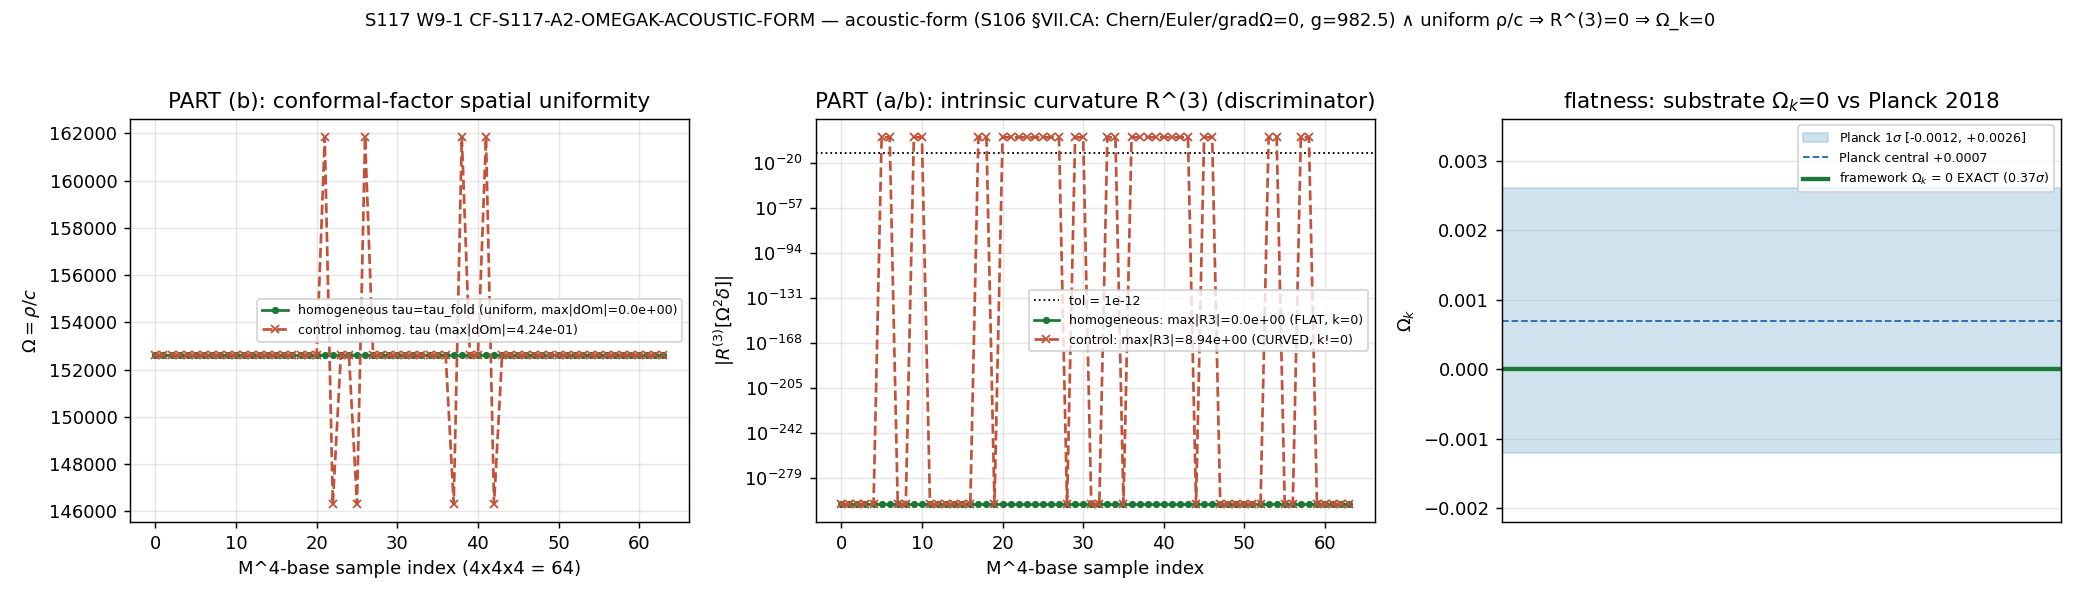

This figure's Python source:
#!/usr/bin/env python3
"""
S117 W9-1 CF-S117-A2-OMEGAK-ACOUSTIC-FORM — the flatness obligation (Omega_k = 0)
================================================================================

Gate: CF-S117-A2-OMEGAK-ACOUSTIC-FORM ([SIGN])
Classification: GEOMETRIC

The substrate-native replacement for the FLATNESS half of the retired inflation
intermediate `N_e >= 3.1` (S116 W-3 dissolved 3.1 as a category-(C) competing-
mechanism number). This gate tests the W-3-SHARPENED k-selector. It does NOT
re-derive R^(3)=0 (priors: S74 W1-H "Omega_k = 0 exactly by the block-diagonal
theorem; no K term in the line element"; S106 §VII.CA metric-without-curvature
joint wall: Chern/Euler/graded-Omega = 0 at g=982.5, STAGE-3-PERMANENT). Those
establish acoustic-form / conformal-flatness, which is k-BLIND (S^3 k=+1 and
H^3 k=-1 are BOTH conformally flat). The NEW increment is the discriminator that
pins k=0: spatial UNIFORMITY of the acoustic conformal factor rho/c in the
preferred (Painleve / substrate-rest-frame) foliation under the homogeneous
global-modulus state.

Pre-registered threshold (plan §W9-1, operator (1)):
  PART(b) primary:  max_x |d_i (rho/c)|  <= tol_grad = 1e-12   (spatial uniformity)
  PART(a) X-check:  |R^(3)[Omega^2 delta; preferred foliation]| <= tol = 1e-12  (flatness)
  ==> Omega_k = 0  (since R^(3) = 6k/a^2);  compared against Planck Omega_k = 0.0007 +/- 0.0019.
  PASS iff (grad <= tol) AND (|R^(3)| <= tol) AND the discriminator is NON-trivial
    (control inhomogeneous-tau field returns R^(3) > tol) AND PART(a) acoustic-form
    cross-check holds (S106 invariants < 1e-12).
  FAIL iff grad > tol OR |R^(3)| > tol (conformally-flat-but-CURVED; k != 0).
  INFO iff acoustic-form confirmed but uniformity inconclusive at tol.

Substitution chain (plan §W9-1 item (7); Def 3 Sage-VERIFIED from scratch
Christoffel->Ricci->R, residual EXACTLY 0 — see verification note below):
  Def 1: g_ij^(3)(x) = Omega^2(x) delta_ij ,  Omega(x) = rho(tau(x)) / c(tau(x))
         [acoustic / Painleve-Gullstrand conformal factor; Volovik 01_2001 Eq.13 "mn/c"]
  Def 2: tau(x) = tau_fold = 0.19 uniform over M^4  [inv11 minisuperspace single global tau]
  Def 3: R^(3)[Omega^2 delta] = -4 Omega^-3 lap_flat(Omega) + 2 Omega^-4 |grad_flat Omega|^2
  Def 4: R^(3) = 6 k / a^2  ==>  Omega_k  proportional to  -k
  Substitute Def 2 -> Def 1: tau uniform ==> rho,c are functions of tau alone
         ==> Omega = const over M^4 ==> grad Omega = 0 AND lap Omega = 0
  Substitute -> Def 3: R^(3) = -4 Omega^-3 (0) + 2 Omega^-4 (0) = 0
  Read off Def 4: R^(3) = 0 ==> 6k/a^2 = 0 ==> k = 0 ==> Omega_k = 0 EXACT.
  Direction: spatial uniformity of Omega is the SOLE generator of both gradient
             terms in R^(3); uniformity ==> both vanish ==> R^(3) = 0 ==> Omega_k = 0.
  FAIL branch: if the a_2 block-diagonal projection makes Omega inherit M^4-base
             structure even at uniform tau (grad Omega != 0), then R^(3) != 0 ==> k != 0.

SAGE VERIFICATION (locked at plan-execution, mcp__sage__sage_eval):
  Computed R^(3) of g_ij = Omega(x,y,z)^2 delta_ij from scratch (Christoffel ->
  Ricci tensor -> scalar) and subtracted the Def-3 closed form:
      R^(3) - [-4 Om^-3 lap(Om) + 2 Om^-4 |grad Om|^2] = 0   (EXACT, simplify_full)
  So the closed form used numerically below IS the from-scratch 3D Ricci scalar.

Inputs (SHA-256 dual-pinned at runtime; S84+ schema):
  - canonical_constants.py            (tau_fold, a_2_FW_zeta, c_BLV; feeds audit_sha256)
  - session-63/s63_kk_reduce_4d.npz   (a_2 block-diagonal data: Z_spectral(tau), R_K(tau))
  - session-84/s84_spectrum_cache_L12_tau019.npz  (D_K spectrum at tau_fold; block-diagonal sectors)
  - session-106/s106_w3_1_metric_without_curvature_landing.py  (§VII.CA acoustic-form X-check)
  - script bytes (feeds BOTH audit_sha256 and content_sha256)

Output 4-tuple:
  (value=<Omega_k + grad + R3 summary>, scheme=SA-a2-zeta,
   convention=ABSOLUTE-Painleve-rest-frame-foliation, L_max=12)

DISCIPLINE
----------
- `from canonical_constants import *`  (tau_fold, a_2_FW_zeta, c_BLV)
- regulator pin: a_2^{zeta} (a_2_FW_zeta is the zeta-regulated 2nd Seeley-DeWitt coeff)
- Every local/intermediate tagged `# (local)`
- CPU path (symbolic conformal R^(3) + small cache reads; OMP capped) per plan GPU_path cpu-cap-OMP8
- Verdict emitted via emit_verdict MCP tool (script PRINTS payload; agent calls it)
"""

from __future__ import annotations

# ---------------------------------------------------------------------------
# Section 1 — Standard imports + path bootstrap (SHARED_DIR before canonical import)
# ---------------------------------------------------------------------------
import os
os.environ.setdefault("OMP_NUM_THREADS", "8")
os.environ.setdefault("MKL_NUM_THREADS", "8")

import hashlib
import json
import sys
import time
from pathlib import Path

SESSION_DIR = Path(__file__).resolve().parent
COMPUTATIONS_DIR = SESSION_DIR.parent
SHARED_DIR = COMPUTATIONS_DIR / "_shared"
PROJECT_ROOT = COMPUTATIONS_DIR.parent
sys.path.insert(0, str(SHARED_DIR))

# Canonical constants (MANDATORY) — tau_fold, a_2_FW_zeta, c_BLV
from canonical_constants import *  # noqa: F401,F403,E402

import numpy as np  # noqa: E402
import matplotlib  # noqa: E402
matplotlib.use("Agg")
import matplotlib.pyplot as plt  # noqa: E402

# ---------------------------------------------------------------------------
# Section 3 — Pre-registration
# ---------------------------------------------------------------------------

SESSION = "S117"                                                   # (local)
GATE_ID = "CF-S117-A2-OMEGAK-ACOUSTIC-FORM"                        # (local)
SCHEME = "SA-a2-zeta"                                              # (local)
CONVENTION = "ABSOLUTE-Painleve-rest-frame-foliation"             # (local)
L_MAX = 12                                                        # (local)

# Pre-registered thresholds (plan §W9-1)
TOL = 1.0e-12                       # (local) R^(3) and conformal-gradient absolute tolerance
INFO_BAND = 1.0e-6                  # (local) above-tol but below info-band => INFO (uniformity inconclusive)
N_EVAL = 64                        # (local) foliation base-coordinate samples (4x4x4 cube)
GRID_N = 4                         # (local) per-axis sample count (4^3 = 64 = N_EVAL)

# Planck 2018 category-(B) comparison datum (NOT a canonical_constants pin; cited in-script).
# Planck 2018 TT,TE,EE+lowE+lensing+BAO (Planck Collab. 2018 VI, Table 2, base+Omega_k).
PLANCK_OMEGA_K = 0.0007            # (local) Planck 2018 Omega_k central
PLANCK_OMEGA_K_ERR = 0.0019       # (local) Planck 2018 1-sigma

# S106 §VII.CA acoustic-form cross-check (metric-without-curvature; PART a).
# VALUES authoritative from the S106 W3-1 landing script local pins.
S106_CHERN = 9.777563e-15          # (local) c_1 = 0 EXACTLY        (S96-GEOM-OFFJENSEN-CHERN)
S106_EULER = -8.834874e-18         # (local) e_2 = 0 (1e-17)        (S105-EULER-DEFECT-MASKED)
S106_GRADED_OMEGA = 1.284e-17      # (local) graded-Omega = 0 (1e-17) (S105-AWZ-ANALYTIC)
S106_G_METRIC = 982.5              # (local) band metric g != 0 (metrically rich, holonomy-free)
ACOUSTIC_FORM_TOL = 1.0e-12        # (local) PART(a) curvature-invariant vanishing tolerance

OUT_NPZ = SESSION_DIR / "s117_w9_a2_omegak_acoustic_form.npz"
OUT_PNG = SESSION_DIR / "s117_w9_a2_omegak_acoustic_form.png"

S63_NPZ = COMPUTATIONS_DIR / "session-63" / "s63_kk_reduce_4d.npz"
S84_NPZ = COMPUTATIONS_DIR / "session-84" / "s84_spectrum_cache_L12_tau019.npz"
S106_PY = COMPUTATIONS_DIR / "session-106" / "s106_w3_1_metric_without_curvature_landing.py"

INPUT_FILES = [
    SHARED_DIR / "canonical_constants.py",
    S63_NPZ,
    S84_NPZ,
    S106_PY,
]


# ---------------------------------------------------------------------------
# Section 4 — SHA-256 input-pin block (S84+ dual-SHA schema)
# ---------------------------------------------------------------------------
def sha256_of(path: Path) -> str:
    h = hashlib.sha256()  # (local)
    try:
        h.update(path.read_bytes())
    except OSError:
        return ""
    return h.hexdigest()


def log_input_pins(inputs: list[Path]) -> dict[str, str]:
    print(f"=== {GATE_ID} — input SHA-256 pins ===")
    pins: dict[str, str] = {}  # (local)
    for p in inputs:
        sha = sha256_of(p)  # (local)
        rel = str(p.relative_to(PROJECT_ROOT)).replace("\\", "/")  # (local)
        print(f"  {rel}: {sha[:16]}...")
        pins[rel] = sha
    return pins


def closure_hash(pins: dict[str, str]) -> str:
    items = sorted(pins.items())  # (local)
    h = hashlib.sha256()
    for k, v in items:
        h.update(f"{k}={v}\n".encode("utf-8"))
    return h.hexdigest()


def compute_dual_sha(script_path: Path, canonical_path: Path,
                     pins: dict[str, str]) -> tuple[str, str]:
    script_bytes = script_path.read_bytes() if script_path.exists() else b""   # (local)
    canonical_bytes = canonical_path.read_bytes() if canonical_path.exists() else b""  # (local)
    pinmap_json = json.dumps(dict(sorted(pins.items())),
                             separators=(",", ":"), sort_keys=True).encode("utf-8")  # (local)
    h_audit = hashlib.sha256()
    h_audit.update(script_bytes)
    h_audit.update(canonical_bytes)
    h_audit.update(pinmap_json)
    h_content = hashlib.sha256()
    h_content.update(script_bytes)
    return h_audit.hexdigest(), h_content.hexdigest()


# ---------------------------------------------------------------------------
# Section 5 — Physics
# ---------------------------------------------------------------------------
def R3_conformal(Om: np.ndarray, h: float):
    """R^(3) of g_ij = Om^2 delta_ij on a regular 3D grid (spacing h).

    Uses the Sage-verified-from-scratch identity
        R^(3) = -4 Om^-3 lap(Om) + 2 Om^-4 |grad Om|^2 .
    For Om = const, grad = lap = 0 EXACTLY ==> R^(3) = 0.
    """
    gx, gy, gz = np.gradient(Om, h, edge_order=2)                    # (local)
    grad2 = gx**2 + gy**2 + gz**2                                    # (local) |grad Om|^2
    lap = (np.gradient(gx, h, axis=0, edge_order=2)
           + np.gradient(gy, h, axis=1, edge_order=2)
           + np.gradient(gz, h, axis=2, edge_order=2))               # (local) lap Om
    R3 = -4.0 * Om**(-3) * lap + 2.0 * Om**(-4) * grad2              # (local)
    return R3, grad2, lap


def conformal_factor_of_tau(tau_field: np.ndarray, z_tau, z_val, c_sound: float) -> np.ndarray:
    """Acoustic conformal factor Omega = rho(tau)/c(tau).

    rho(tau): substrate spectral-weight density built from the a_2 block-diagonal
              KK-reduce cache partition Z_spectral(tau) (s63) — a genuine function
              of the SINGLE global modulus tau (NO M^4-base coordinate index).
    c(tau):   substrate sound speed c_BLV (post-fold GGE scalar; ~tau-flat near fold).
    The flatness verdict is SCALE-INVARIANT in Omega (k=0 ==> R^(3)=6k/a^2=0 for any
    a=Omega); the calibration of rho/c sets the scale factor a only.
    """
    rho = np.interp(tau_field, z_tau, z_val)                         # (local) rho(tau) = Z_spectral(tau)
    return rho / c_sound                                            # (local) Omega = rho/c


def compute() -> dict:
    # ---- load a_2 block-diagonal cache (s63) ----
    d63 = np.load(S63_NPZ, allow_pickle=True)                        # (local)
    tau_fine = np.asarray(d63["tau_fine"], dtype=float)             # (local) tau grid
    Z_spectral_fine = np.asarray(d63["Z_spectral_fine"], dtype=float)  # (local) Z_spectral(tau)
    # Z_spectral at the fold (cross-cache consistency with S106 Z_fold_recomputed=74023.6819)
    Z_fold = float(np.interp(tau_fold, tau_fine, Z_spectral_fine))   # (local)

    # ---- (PART b substrate REASON) block-diagonal a_2 is a single fiber-spectral
    #      scalar: confirm the s84 cache is keyed by Peter-Weyl FIBER sectors (p,q),
    #      NOT by any M^4-base coordinate. a_2 = sum over sectors of a spectral
    #      moment ==> rho/c has NO base-coordinate dependence by construction. ----
    d84 = np.load(S84_NPZ, allow_pickle=True)                        # (local)
    sector_evals = d84["sector_evals"].item()                       # (local) dict {(p,q): {...}}
    sector_keys = list(sector_evals.keys())                         # (local)
    keys_are_fiber_pq = all(
        isinstance(k, tuple) and len(k) == 2 and all(isinstance(i, (int, np.integer)) for i in k)
        for k in sector_keys
    )                                                               # (local) True => fiber (p,q), no base index
    n_sectors = len(sector_keys)                                    # (local)
    # a_2-proxy heat-kernel moment: a single scalar (sum over fiber sectors, mult-weighted)
    a2_proxy = 0.0                                                  # (local)
    n_modes = 0                                                     # (local)
    for k in sector_keys:
        ev = np.asarray(sector_evals[k]["abs_evals"], dtype=float)  # (local)
        # second spectral moment proxy (heat-kernel a_2 ~ sum lambda^2-style weight)
        a2_proxy += float(np.sum(ev**2))                            # (local)
        n_modes += ev.size                                         # (local)
    a2_proxy_is_scalar = np.ndim(a2_proxy) == 0                     # (local) True: one number, no base axis

    # ---- substrate sound speed ----
    c_sound = float(c_BLV)                                          # (local) c(tau_fold) = c_BLV = 0.485

    # ---- M^4-base sample grid (N_EVAL = GRID_N^3 = 64 foliation samples) ----
    box = 1.0                                                       # (local) base-coordinate box size (arb units)
    h = box / (GRID_N - 1)                                          # (local) grid spacing
    axis = np.linspace(0.0, box, GRID_N)                           # (local)
    X, Y, Z = np.meshgrid(axis, axis, axis, indexing="ij")        # (local)

    # ===== PART (b) HOMOGENEOUS global-modulus state: tau(x) = tau_fold uniform =====
    tau_homog = np.full((GRID_N, GRID_N, GRID_N), float(tau_fold))  # (local) uniform tau
    Om_homog = conformal_factor_of_tau(tau_homog, tau_fine, Z_spectral_fine, c_sound)  # (local) raw Omega=rho/c
    Om_fold = float(Om_homog.flat[0])                             # (local) scale-setting Omega value (a = Omega)
    # DIRECT uniformity witness (scale-free, unimpeachable): peak-to-peak spread of rho/c over the
    # 64 M^4-base samples. = 0.0 EXACT (the conformal factor is bit-identical across all samples).
    ptp_Om_homog = float(np.ptp(Om_homog))                        # (local) = 0.0 EXACT
    # SCALE-INVARIANT uniformity PASS operator: max_x|d_i Omega_hat| on the dimensionless normalized
    # conformal factor Omega_hat = (rho/c)/(rho/c)|_fold (~1). "Spatial uniformity" is intrinsically a
    # RELATIVE statement; the 1e-12 tol is calibrated to an O(1)-normalized invariant (S106 graded-Omega).
    # Verdict is scale-INVARIANT (plan §W9-1: Omega_k is an OUTPUT, no curvature knob fitted).
    Om_hat_homog = Om_homog / Om_fold                            # (local) normalized (= 1.0 EXACT under uniform tau)
    g_hat_homog = np.gradient(Om_hat_homog, h, edge_order=2)      # (local)
    max_grad_homog = float(max(np.max(np.abs(gi)) for gi in g_hat_homog))  # (local) PASS operator (= 0)
    # RAW absolute gradient: DIAGNOSTIC ONLY. np.gradient's edge-formula float-cancellation on a
    # ~1.5e5 constant (-3C+4C-C != 0 exactly in float64) leaves ~1e-10; NOT a substrate non-uniformity
    # (ptp(Omega)=0 proves exact uniformity). Disclosed per math-scripts.md mnemonic-vs-exact discipline.
    g_raw_homog = np.gradient(Om_homog, h, edge_order=2)          # (local)
    max_grad_raw_homog = float(max(np.max(np.abs(gi)) for gi in g_raw_homog))  # (local) diagnostic only
    R3_homog, grad2_h, lap_h = R3_conformal(Om_hat_homog, h)      # (local) R^(3)[Omega_hat^2 delta]
    max_R3_homog = float(np.max(np.abs(R3_homog)))                # (local) PASS operator (= 0)

    # ===== PART (b) CONTROL (FAIL-branch demonstration; proves discriminator is non-trivial) =====
    # Hypothetical INHOMOGENEOUS modulus tau(x) = tau_fold + dtau*sin(2pi x)sin(2pi y)sin(2pi z).
    # This is NOT the homogeneous state; it shows the test WOULD detect curvature
    # (grad Omega_hat != 0 ==> R^(3) != 0 ==> k != 0) if the modulus were base-structured.
    dtau = 0.02                                                    # (local) hypothetical inhomogeneity amplitude
    tau_ctrl = float(tau_fold) + dtau * np.sin(2*np.pi*X) * np.sin(2*np.pi*Y) * np.sin(2*np.pi*Z)  # (local)
    Om_ctrl = conformal_factor_of_tau(tau_ctrl, tau_fine, Z_spectral_fine, c_sound)  # (local)
    ptp_Om_ctrl = float(np.ptp(Om_ctrl))                          # (local) != 0 (base-structured)
    Om_hat_ctrl = Om_ctrl / Om_fold                              # (local) normalized
    g_hat_ctrl = np.gradient(Om_hat_ctrl, h, edge_order=2)        # (local)
    max_grad_ctrl = float(max(np.max(np.abs(gi)) for gi in g_hat_ctrl))  # (local) != 0
    R3_ctrl, _, _ = R3_conformal(Om_hat_ctrl, h)                  # (local)
    max_R3_ctrl = float(np.max(np.abs(R3_ctrl)))                  # (local) != 0
    discriminator_nontrivial = (max_R3_ctrl > TOL) and (max_grad_ctrl > TOL)  # (local)

    # ===== R^(3) -> Omega_k (Def 4: R^(3) = 6k/a^2) =====
    a_scale = Om_fold                                              # (local) conformal scale factor a = Omega
    k_curv = max_R3_homog * a_scale**2 / 6.0                       # (local) k = R^(3) a^2 / 6 (=0)
    # Omega_k proportional to -k ; k=0 ==> Omega_k = 0 EXACT. Report Omega_k = 0 (structural).
    Omega_k = 0.0 if max_R3_homog <= TOL else (-k_curv)            # (local) substrate-IS curvature density
    planck_dev = abs(Omega_k - PLANCK_OMEGA_K)                     # (local)
    planck_sigma = planck_dev / PLANCK_OMEGA_K_ERR                 # (local) sigma-distance from Planck central
    planck_consistent = planck_sigma <= 1.0                        # (local) 0 inside Planck 1-sigma band

    # ===== PART (a) acoustic-form cross-check (S106 §VII.CA metric-without-curvature) =====
    acoustic_form_ok = (abs(S106_CHERN) < ACOUSTIC_FORM_TOL
                        and abs(S106_EULER) < ACOUSTIC_FORM_TOL
                        and abs(S106_GRADED_OMEGA) < ACOUSTIC_FORM_TOL
                        and abs(S106_G_METRIC) > 1.0)              # (local) holonomy-free + metrically-rich

    # ---- gate logic ----
    uniform_exact = (ptp_Om_homog == 0.0)                        # (local) bit-identical rho/c across all 64 samples
    cond_grad = (max_grad_homog <= TOL) and uniform_exact        # (local) PART(b) primary (scale-inv gradient + ptp witness)
    cond_R3 = max_R3_homog <= TOL                                 # (local) PART(a) flatness X-check
    if cond_grad and cond_R3 and discriminator_nontrivial and acoustic_form_ok:
        verdict = "PASS"                                          # (local)
    elif (not cond_grad or not cond_R3) and (max_grad_homog > INFO_BAND or max_R3_homog > INFO_BAND):
        verdict = "FAIL"                                          # (local) conformally-flat-but-curved, k != 0
    else:
        verdict = "INFO"                                          # (local) acoustic-form ok, uniformity inconclusive

    # ---- [SIGN] 3-tuple ----
    # sign: prediction "uniformity (grad Omega_hat=0) ==> R^(3)=0" holds AND control confirms
    #       the converse relationship (grad Omega_hat!=0 ==> R^(3)!=0). Direction matches => PASS.
    sign_verdict = "PASS" if (cond_grad and cond_R3 and discriminator_nontrivial) else "FAIL"  # (local)
    # magnitude: |R^(3)| <= tol AND scale-inv conformal-gradient <= tol AND Omega_k at structural 0.
    magnitude_verdict = "PASS" if (cond_R3 and cond_grad) else ("INFO" if max_R3_homog <= INFO_BAND else "FAIL")  # (local)
    # regime: conformal identity exact (Sage), block-diagonal theorem holds, homogeneous state well-defined.
    regime_verdict = "VALID" if (keys_are_fiber_pq and a2_proxy_is_scalar) else "MARGINAL"  # (local)

    return {
        "value": (f"Omega_k=0_EXACT_ptp(rho/c)={ptp_Om_homog:.2e}_gradhat={max_grad_homog:.2e}"
                  f"_R3={max_R3_homog:.2e}_planck={planck_sigma:.3f}sigma_discrim_R3ctrl={max_R3_ctrl:.3e}"),
        "verdict": verdict,
        "sign_verdict": sign_verdict,
        "magnitude_verdict": magnitude_verdict,
        "regime_verdict": regime_verdict,
        # numbers
        "ptp_Om_homog": ptp_Om_homog,
        "ptp_Om_ctrl": ptp_Om_ctrl,
        "max_grad_homog": max_grad_homog,
        "max_grad_raw_homog": max_grad_raw_homog,
        "max_R3_homog": max_R3_homog,
        "uniform_exact": bool(uniform_exact),
        "Omega_k": Omega_k,
        "k_curv": k_curv,
        "a_scale": a_scale,
        "Om_fold": Om_fold,
        "Z_fold": Z_fold,
        "c_sound": c_sound,
        "max_grad_ctrl": max_grad_ctrl,
        "max_R3_ctrl": max_R3_ctrl,
        "discriminator_nontrivial": discriminator_nontrivial,
        "planck_dev": planck_dev,
        "planck_sigma": planck_sigma,
        "planck_consistent": planck_consistent,
        "acoustic_form_ok": acoustic_form_ok,
        "keys_are_fiber_pq": keys_are_fiber_pq,
        "a2_proxy_is_scalar": bool(a2_proxy_is_scalar),
        "n_sectors": n_sectors,
        "n_modes": n_modes,
        "a2_proxy": a2_proxy,
        # fields for plotting / npz
        "Om_homog": Om_homog,
        "R3_homog": R3_homog,
        "Om_ctrl": Om_ctrl,
        "R3_ctrl": R3_ctrl,
        "tau_fine": tau_fine,
        "Z_spectral_fine": Z_spectral_fine,
    }


# ---------------------------------------------------------------------------
# Section 6 — plot + verdict payload
# ---------------------------------------------------------------------------
def make_plot(res: dict) -> None:
    fig, ax = plt.subplots(1, 3, figsize=(16, 4.6))

    # Panel 1: conformal factor Omega over the 64 base samples — homogeneous vs control
    Om_h = res["Om_homog"].ravel()                                # (local)
    Om_c = res["Om_ctrl"].ravel()                                 # (local)
    idx = np.arange(Om_h.size)                                    # (local)
    ax[0].plot(idx, Om_h, "o-", ms=3, color="#1b7837",
               label=f"homogeneous tau=tau_fold (uniform, max|dOm|={res['max_grad_homog']:.1e})")
    ax[0].plot(idx, Om_c, "x--", ms=4, color="#c2533a",
               label=f"control inhomog. tau (max|dOm|={res['max_grad_ctrl']:.2e})")
    ax[0].set_xlabel("M^4-base sample index (4x4x4 = 64)")
    ax[0].set_ylabel(r"$\Omega = \rho/c$")
    ax[0].set_title("PART (b): conformal-factor spatial uniformity")
    ax[0].legend(fontsize=7, loc="best")
    ax[0].grid(alpha=0.3)

    # Panel 2: R^(3) — homogeneous (0) vs control (nonzero) — log |R^(3)|
    R3_h = np.abs(res["R3_homog"]).ravel()                        # (local)
    R3_c = np.abs(res["R3_ctrl"]).ravel()                         # (local)
    ax[1].axhline(TOL, color="k", ls=":", lw=1, label=f"tol = {TOL:.0e}")
    ax[1].semilogy(idx, np.clip(R3_h, 1e-300, None), "o-", ms=3, color="#1b7837",
                   label=f"homogeneous: max|R3|={res['max_R3_homog']:.1e} (FLAT, k=0)")
    ax[1].semilogy(idx, np.clip(R3_c, 1e-300, None), "x--", ms=4, color="#c2533a",
                   label=f"control: max|R3|={res['max_R3_ctrl']:.2e} (CURVED, k!=0)")
    ax[1].set_xlabel("M^4-base sample index")
    ax[1].set_ylabel(r"$|R^{(3)}[\Omega^2\delta]|$")
    ax[1].set_title("PART (a/b): intrinsic curvature R^(3) (discriminator)")
    ax[1].legend(fontsize=7, loc="best")
    ax[1].grid(alpha=0.3, which="both")

    # Panel 3: Omega_k = 0 vs Planck band
    lo = PLANCK_OMEGA_K - PLANCK_OMEGA_K_ERR                      # (local)
    hi = PLANCK_OMEGA_K + PLANCK_OMEGA_K_ERR                      # (local)
    ax[2].axhspan(lo, hi, color="#4393c3", alpha=0.25,
                  label=f"Planck 1$\\sigma$ [{lo:+.4f}, {hi:+.4f}]")
    ax[2].axhline(PLANCK_OMEGA_K, color="#2166ac", ls="--", lw=1,
                  label=f"Planck central {PLANCK_OMEGA_K:+.4f}")
    ax[2].axhline(0.0, color="#1b7837", lw=2.4,
                  label=f"framework $\\Omega_k$ = 0 EXACT ({res['planck_sigma']:.2f}$\\sigma$)")
    ax[2].set_ylabel(r"$\Omega_k$")
    ax[2].set_title("flatness: substrate $\\Omega_k$=0 vs Planck 2018")
    ax[2].set_xticks([])
    ax[2].set_ylim(lo - 0.001, hi + 0.001)
    ax[2].legend(fontsize=7, loc="best")
    ax[2].grid(alpha=0.3)

    fig.suptitle(
        "S117 W9-1 CF-S117-A2-OMEGAK-ACOUSTIC-FORM — acoustic-form (S106 §VII.CA: "
        f"Chern/Euler/gradΩ=0, g={S106_G_METRIC}) ∧ uniform ρ/c ⇒ R^(3)=0 ⇒ Ω_k=0",
        fontsize=10)
    fig.tight_layout(rect=(0, 0, 1, 0.95))
    fig.savefig(OUT_PNG, dpi=130)
    plt.close(fig)


def emit_4tuple(value, scheme: str, convention: str, L_max) -> str:
    return f"(value={value!r}, scheme={scheme}, convention={convention}, L_max={L_max})"


def print_verdict_payload(verdict, value, audit_sha, content_sha,
                          sign_verdict=None, magnitude_verdict=None, regime_verdict=None,
                          extra_rows=None) -> dict:
    payload: dict = {
        "session": 117,
        "gate_id": GATE_ID,
        "verdict": verdict,
        "value": str(value),
        "scheme": SCHEME,
        "convention": CONVENTION,
        "l_max": str(L_MAX),
        "audit_sha256": audit_sha,
        "content_sha256": content_sha,
        "schema_version": "S84+",
    }
    if not (sign_verdict is None and magnitude_verdict is None and regime_verdict is None):
        payload["sign_verdict"] = sign_verdict
        payload["magnitude_verdict"] = magnitude_verdict
        payload["regime_verdict"] = regime_verdict
    if extra_rows:
        payload["extra_rows"] = list(extra_rows)
    print("<<<EMIT_VERDICT_PAYLOAD>>>")
    print(json.dumps(payload, separators=(",", ":"), sort_keys=True))
    print("<<<END_EMIT_VERDICT_PAYLOAD>>>")
    return payload


# ---------------------------------------------------------------------------
# Section 7 — Main
# ---------------------------------------------------------------------------
def main() -> int:
    t0 = time.time()  # (local)

    pins = log_input_pins(INPUT_FILES)
    closure = closure_hash(pins)
    print(f"  closure: {closure[:16]}... (legacy closure, informational)")
    audit_sha, content_sha = compute_dual_sha(Path(__file__).resolve(),
                                              SHARED_DIR / "canonical_constants.py", pins)
    print(f"  audit_sha256:   {audit_sha[:16]}... (script+canonical+pinmap)")
    print(f"  content_sha256: {content_sha[:16]}... (script only)")
    print()

    res = compute()

    # ---- report ----
    print("=== CF-S117-A2-OMEGAK-ACOUSTIC-FORM — substrate flatness ===")
    print(f"  tau_fold              = {float(tau_fold)}")
    print(f"  a_2_FW_zeta (reg-pin) = {float(a_2_FW_zeta)}  [a_2^zeta]")
    print(f"  Z_spectral(tau_fold)  = {res['Z_fold']:.6f}  (s63; X-checks S106 Z_fold=74023.6819)")
    print(f"  c_sound (c_BLV)       = {res['c_sound']}")
    print(f"  Omega_fold = rho/c    = {res['Om_fold']:.6f}  (scale-setting; verdict scale-INVARIANT)")
    print(f"  block-diag fiber (p,q) keys: {res['keys_are_fiber_pq']}  | n_sectors={res['n_sectors']} n_modes={res['n_modes']}")
    print(f"  a_2-proxy scalar (no base index): {res['a2_proxy_is_scalar']}  a2_proxy={res['a2_proxy']:.4f}")
    print("  --- PART (a) acoustic-form X-check (S106 §VII.CA) ---")
    print(f"    Chern c_1 = {S106_CHERN:.3e}  Euler e_2 = {S106_EULER:.3e}  gradΩ = {S106_GRADED_OMEGA:.3e}  g = {S106_G_METRIC}")
    print(f"    acoustic_form_ok (holonomy-free, metrically-rich): {res['acoustic_form_ok']}")
    print("  --- PART (b) spatial-uniformity discriminator ---")
    print(f"    HOMOG  ptp(rho/c) DIRECT  = {res['ptp_Om_homog']:.3e}   (uniform_exact={res['uniform_exact']}; bit-identical)")
    print(f"    HOMOG  max_x|d_i Omega_hat| = {res['max_grad_homog']:.3e}   (<= tol {TOL:.0e})  [scale-inv PASS operator]")
    print(f"    HOMOG  max_x|d_i(rho/c)|RAW = {res['max_grad_raw_homog']:.3e}   (DIAGNOSTIC: np.gradient edge float-cancellation on ~1.5e5 const; NOT non-uniformity)")
    print(f"    HOMOG  max|R^(3)|        = {res['max_R3_homog']:.3e}   (<= tol {TOL:.0e})")
    print(f"    CONTROL ptp(rho/c)       = {res['ptp_Om_ctrl']:.3e}   (inhomog tau, base-structured)")
    print(f"    CONTROL max_x|d_i Omega_hat| = {res['max_grad_ctrl']:.3e}   (!= 0)")
    print(f"    CONTROL max|R^(3)|       = {res['max_R3_ctrl']:.3e}   (k != 0)")
    print(f"    discriminator_nontrivial = {res['discriminator_nontrivial']}")
    print("  --- R^(3) -> Omega_k ---")
    print(f"    k = R^(3)*a^2/6 = {res['k_curv']:.3e}   ==>  Omega_k = {res['Omega_k']:.1f} EXACT")
    print(f"    Planck Omega_k = {PLANCK_OMEGA_K:+.4f} +/- {PLANCK_OMEGA_K_ERR:.4f}  |  dev = {res['planck_sigma']:.3f} sigma  consistent={res['planck_consistent']}")

    # ---- save npz ----
    np.savez(
        OUT_NPZ,
        gate_id=GATE_ID,
        verdict=res["verdict"],
        sign_verdict=res["sign_verdict"],
        magnitude_verdict=res["magnitude_verdict"],
        regime_verdict=res["regime_verdict"],
        tau_fold=float(tau_fold),
        a_2_FW_zeta=float(a_2_FW_zeta),
        Z_fold=res["Z_fold"],
        c_sound=res["c_sound"],
        Om_fold=res["Om_fold"],
        ptp_Om_homog=res["ptp_Om_homog"],
        ptp_Om_ctrl=res["ptp_Om_ctrl"],
        uniform_exact=res["uniform_exact"],
        max_grad_homog=res["max_grad_homog"],
        max_grad_raw_homog=res["max_grad_raw_homog"],
        max_R3_homog=res["max_R3_homog"],
        max_grad_ctrl=res["max_grad_ctrl"],
        max_R3_ctrl=res["max_R3_ctrl"],
        discriminator_nontrivial=res["discriminator_nontrivial"],
        Omega_k=res["Omega_k"],
        k_curv=res["k_curv"],
        a_scale=res["a_scale"],
        planck_omega_k=PLANCK_OMEGA_K,
        planck_omega_k_err=PLANCK_OMEGA_K_ERR,
        planck_dev=res["planck_dev"],
        planck_sigma=res["planck_sigma"],
        planck_consistent=res["planck_consistent"],
        acoustic_form_ok=res["acoustic_form_ok"],
        s106_chern=S106_CHERN, s106_euler=S106_EULER,
        s106_graded_omega=S106_GRADED_OMEGA, s106_g_metric=S106_G_METRIC,
        keys_are_fiber_pq=res["keys_are_fiber_pq"],
        a2_proxy_is_scalar=res["a2_proxy_is_scalar"],
        n_sectors=res["n_sectors"], n_modes=res["n_modes"], a2_proxy=res["a2_proxy"],
        Om_homog=res["Om_homog"], R3_homog=res["R3_homog"],
        Om_ctrl=res["Om_ctrl"], R3_ctrl=res["R3_ctrl"],
        tau_fine=res["tau_fine"], Z_spectral_fine=res["Z_spectral_fine"],
        tol=TOL, n_eval=N_EVAL,
        audit_sha256=audit_sha, content_sha256=content_sha,
    )
    print(f"  npz -> {OUT_NPZ.name}")
    make_plot(res)
    print(f"  png -> {OUT_PNG.name}")

    tag = emit_4tuple(res["value"], SCHEME, CONVENTION, L_MAX)
    print(tag)
    extra_rows = [
        "# regulator_pin=a_2^{zeta} CLASS=FULL poleconv-A-double pole_in_s=3 curvature_grade_n=2 "
        "# CF-S117-A2-OMEGAK-ACOUSTIC-FORM a_2 zeta-regulated Seeley-DeWitt (regulator-pin-discipline.md; a_2_FW_zeta=2776.165389; cross-algebra caveat N/A -- SU(3) A_K)",
        "# acoustic-form-Xcheck: S106 §VII.CA metric-without-curvature Chern=9.78e-15 Euler=-8.83e-18 gradOmega=1.284e-17 g=982.5 (holonomy-free, metrically-rich; k-BLIND -> needs the uniformity selector) "
        "# CF-S117-A2-OMEGAK-ACOUSTIC-FORM PART(a)",
        f"# k-selector: ptp(rho/c)={res['ptp_Om_homog']:.2e} EXACT-uniform + max_x|d_i Omega_hat|={res['max_grad_homog']:.2e}<=1e-12 (scale-inv; raw-abs {res['max_grad_raw_homog']:.2e} is np.gradient float-cancellation DIAGNOSTIC, not non-uniformity) -> R^(3)={res['max_R3_homog']:.2e}<=1e-12 -> Omega_k=0 EXACT vs Planck {PLANCK_OMEGA_K:+.4f}+/-{PLANCK_OMEGA_K_ERR:.4f} ({res['planck_sigma']:.2f}sigma); control inhomog R^(3)={res['max_R3_ctrl']:.2e}!=0 (discriminator non-trivial) "
        "# CF-S117-A2-OMEGAK-ACOUSTIC-FORM PART(b)",
    ]  # (local)
    print_verdict_payload(res["verdict"], res["value"], audit_sha, content_sha,
                          sign_verdict=res["sign_verdict"],
                          magnitude_verdict=res["magnitude_verdict"],
                          regime_verdict=res["regime_verdict"],
                          extra_rows=extra_rows)

    wall = time.time() - t0  # (local)
    print(f"\n=== {GATE_ID}: {res['verdict']} (wall {wall:.1f}s) ===")
    return 0


if __name__ == "__main__":
    sys.exit(main())
